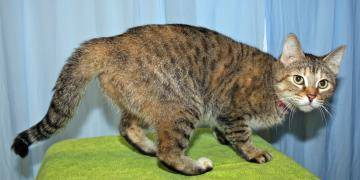
#> input picture task3/tests/data/cats/cat.4055.jpg, 360 x 180 px, given in place of cat.0.jpg, which was not available
$ python bow.py   (older library calls are emulated)
#> lines starting #> are read from the running program, lines starting #| are printed output that depends on the picture; pictures that were not available may be replaced by others from this repository, and a replacement may not be noted
import numpy as np
import cv2
import numpy as np
import time
class BOW(object):

    def __init__(self, ):
        # 创建一个SIFT对象  用于关键点提取
        self.feature_detector = cv2.SIFT_create()
        # 创建一个SIFT对象  用于关键点描述符提取
        self.descriptor_extractor = cv2.SIFT_create()
        # 是否训练标志
        self.is_train = False
        # 读取本地模型
        try:
            self.svm = cv2.ml.SVM_load("./model/svm_data.dat")
            print(self.svm)
        except Exception as e:
            print("Error: 没有找到文件或读取文件失败", e)
            self.is_train = True
    def path(self, cls, i):
        '''
        用于获取图片的全路径
        '''
        if cls == 'cat':
            return '%s/cats/%s.%d.jpg' % (self.train_path, cls, i)
        elif cls == 'dog':
            return '%s/dogs/%s.%d.jpg' % (self.train_path, cls, i)
        elif cls == 'other':
            return '%s/others/%s.%d.jpg' % (self.train_path, cls, i)
        else:
            return '%s/%s.%d.jpg' % (self.train_path, cls, i)

    def fit(self, train_path, k):
        '''
        开始训练
        args：
            train_path：训练集图片路径  我使用的数据格式为 train_path/cat/cat.i.jpg  train_path/other/other.i.jpg
            k：k-means参数k
        '''
        self.train_path = train_path
        # print(self.train_path)
        # FLANN匹配  参数algorithm用来指定匹配所使用的算法，可以选择的有
        # LinearIndex、KTreeIndex、KMeansIndex、CompositeIndex和AutotuneIndex，
        # 这里选择的是KTreeIndex(使用kd树实现最近邻搜索)
        flann_params = dict(algorithm=1, tree=5)
        flann = cv2.FlannBasedMatcher(flann_params, {})
        # 创建BOW训练器，指定k-means参数k   把处理好的特征数据全部合并，
        # 利用聚类把特征词分为若干类，此若干类的数目由自己设定，每一类相当于一个视觉词汇
        bow_kmeans_trainer = cv2.BOWKMeansTrainer(k)
        # print(self.train_path)
        positive = 'cat'
        negative = 'dog'

        # 指定用于提取词汇字典的样本数
        length = 50
        # 合并特征数据  每个类从数据集中读取length张图片(length个猫)，通过聚类创建视觉词汇
        for i in range(0, length):
            # print(self.path(positive, i))
            # print(self.path(positive, i))
            # print(self.path(negative, i))
            bow_kmeans_trainer.add(self.sift_descriptor_extractor(self.path(positive, i)))
            bow_kmeans_trainer.add(self.sift_descriptor_extractor(self.path(negative, i)))
        # 进行k-means聚类，返回词汇字典 也就是聚类中心
        voc = bow_kmeans_trainer.cluster()

        # 输出词汇字典  <class 'numpy.ndarray'> (40, 128)
        print(type(voc), voc.shape)

        # 初始化bow提取器(设置词汇字典),用于提取每一张图像的BOW特征描述
        self.bow_img_descriptor_extractor = cv2.BOWImgDescriptorExtractor(self.descriptor_extractor, flann)
        self.bow_img_descriptor_extractor.setVocabulary(voc)
        # 创建一个SVM对象
        if bow.is_train:
            # 创建两个数组，分别对应训练数据和标签，并用BOWImgDescriptorExtractor产生的描述符填充
            # 按照下面的方法生成相应的正负样本图片的标签 1：正匹配  -1：负匹配
            traindata, trainlabels = [], []
            for i in range(1, length):  # 这里取400张图像做训练
                traindata.extend(self.bow_descriptor_extractor(self.path(positive, i)))
                trainlabels.append(1)
                # print(self.path(negative,i))
                traindata.extend(self.bow_descriptor_extractor(self.path(negative, i)))
                trainlabels.append(-1)
            self.svm = cv2.ml.SVM_create()
            # 设置SVM核 线性分类器
            self.svm.setType(cv2.ml.SVM_C_SVC)
            self.svm.setKernel(cv2.ml.SVM_LINEAR)
            self.svm.setC(0.01)
            # 使用训练数据和标签进行训练
            self.svm.train(np.array(traindata), cv2.ml.ROW_SAMPLE, np.array(trainlabels))
            self.svm.save("./model/svm_data.dat")

    def predict(self, img_path):
        '''
        进行预测样本
        '''
        # 提取图片的BOW特征描述
        data = self.bow_descriptor_extractor(img_path)
        res = self.svm.predict(data)
        print(img_path, '\t', res[1][0][0])

        # 如果是猫 返回True
        if res[1][0][0] == 1.0:
            return True
        # 如果不是猫，返回False
        else:
            return False

    def sift_descriptor_extractor(self, img_path):
        '''
        特征提取：提取数据集中每幅图像的特征点，然后提取特征描述符，形成特征数据(如：SIFT或者SURF方法)；
        '''
#> called with img_path = './trains/data/cats/cat.0.jpg'
        im = cv2.imread(img_path, 0)
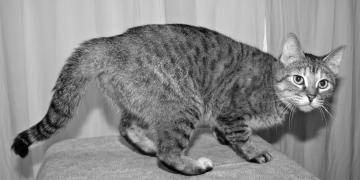
#> im: shape (180, 360); min 0, max 255, mean 137.5
        return self.descriptor_extractor.compute(im, self.feature_detector.detect(im))[1]
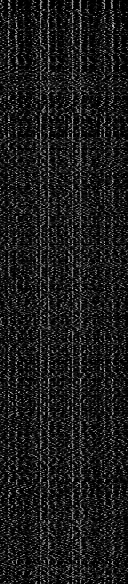
#> returned value: shape (584, 128) float32; min 0, max 209, mean 27.1

    def bow_descriptor_extractor(self, img_path):
        '''
        提取图像的BOW特征描述(即利用视觉词袋量化图像特征)
        '''
        im = cv2.imread(img_path, 0)
        return self.bow_img_descriptor_extractor.compute(im, self.feature_detector.detect(im))


if __name__ == '__main__':
    # 测试样本数量，测试结果
    test_samples = 100
    test_results = np.zeros(test_samples, dtype=np.bool)

    # 训练集图片路径  猫和其它  进行训练
    train_path = './trains/data'
    bow = BOW()

    bow.fit(train_path, 20)
#> call 2 of sift_descriptor_extractor, with img_path = './trains/data/dogs/dog.0.jpg'
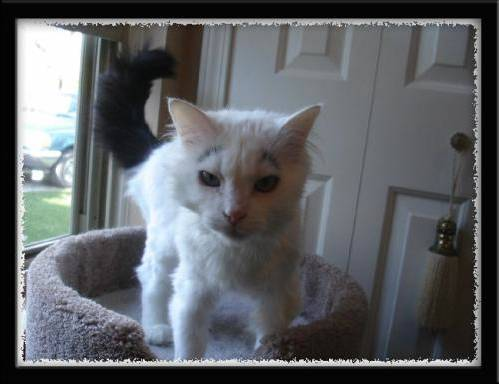
#> input picture task3/tests/data/cats/cat.4295.jpg, 499 x 384 px, given in place of dog.0.jpg, which was not available
#> in sift_descriptor_extractor (call 2), `im = cv2.imread(img_path, 0)`:
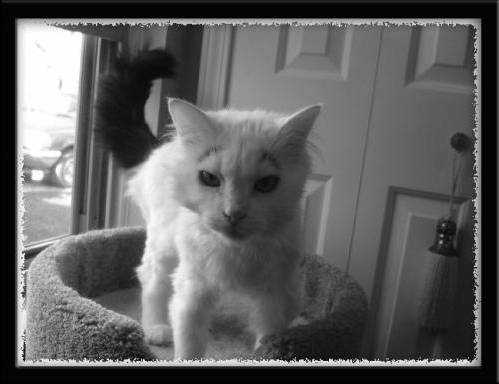
#> im: shape (384, 499); min 0, max 255, mean 95.4
#> in sift_descriptor_extractor (call 2), `return self.descriptor_extractor.compute(im, self.feature_detector.det..`:
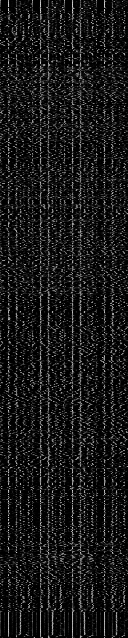
#> returned value: shape (638, 128) float32; min 0, max 213, mean 24.2
#> (the run stopped early here; a loop or call above may not have finished)
